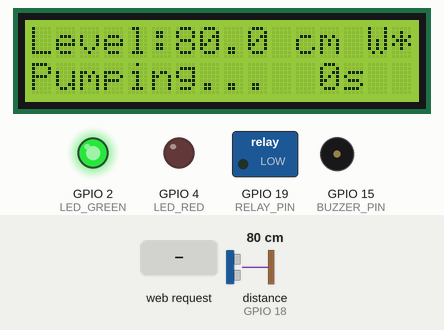
Recording of a sketch running on a simulated ESP32. Shown: 16×2 character LCD, switched loads named in the sketch (green lamp = pin HIGH), output pins drawn as LEDs (lit = HIGH), buzzer (waves = sounding, pin HIGH). Wiring (from diagram.json): ultrasonic range finder: trigger GPIO 5; echo GPIO 18. The test bench sets the inputs (shaded band); at power-on: distance to the obstacle (sensor on GPIO 18) 80 cm. The echo pulse lasts 58.3 µs per cm; WiFi joins after 1.5 s; servers stay silent unless stated; no MQTT or app messages arrive unless stated; pins used as bus, display or sensor lines are not drawn; what the sketch prints to the serial monitor is not drawn.

Above: at 5.66 s.
6.1 s: distance to the obstacle (sensor on GPIO 18) set to 6 cm
At 7.6 s:
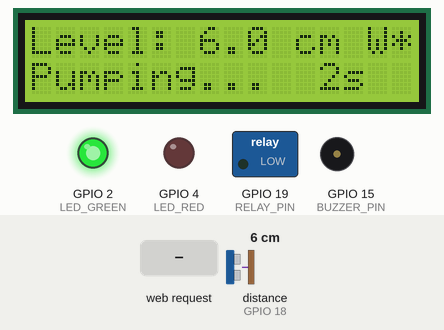
8.4 s: distance to the obstacle (sensor on GPIO 18) set to 3 cm
At 10.5 s:
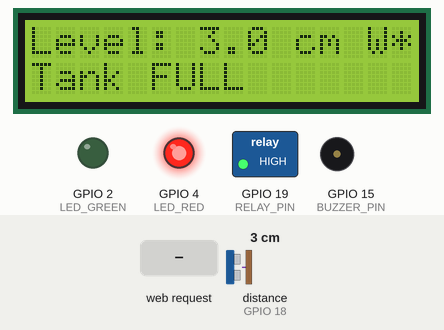
10.9 s: HTTP request GET /control?cmd=OFF received
At 12.3 s:
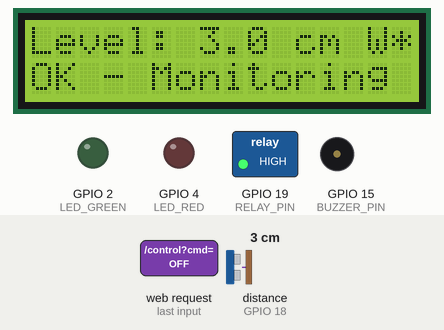
12.9 s: distance to the obstacle (sensor on GPIO 18) set to 18 cm
At 13.9 s:
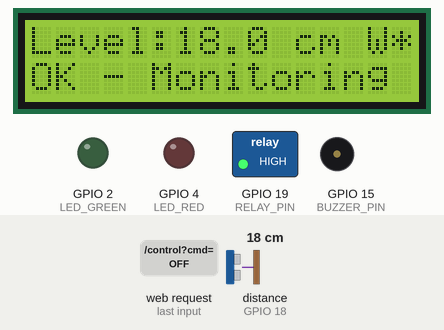
14.9 s: distance to the obstacle (sensor on GPIO 18) set to 23 cm
At 15.67 s:
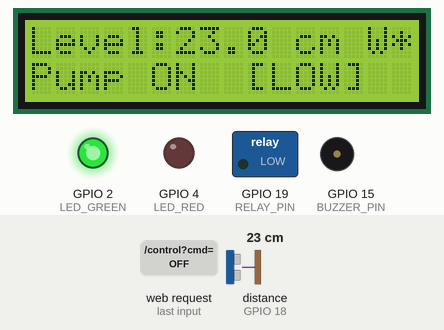
17.4 s: distance to the obstacle (sensor on GPIO 18) set to 120 cm
At 26.8 s:
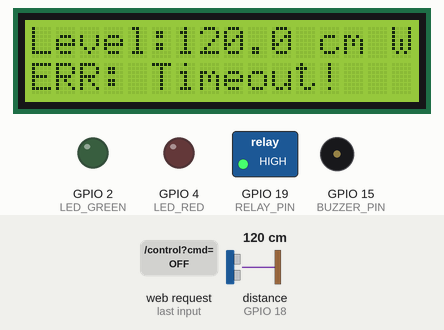
Timing chart, 0 to 32.5 s (numbered marks = the images above; inputs shaded):
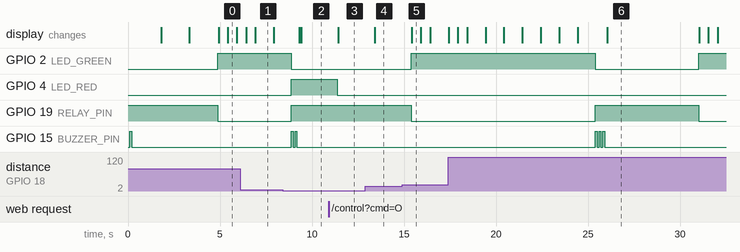

The sketch:

liquid_dosing_ESP32_IoT.ino.ino
```cpp
/*
 * ============================================================
 *  AUTOMATIC LIQUID DOSING SYSTEM — IoT Edition
 *  Author  : Valentin Caloianu
 *  Platform: ESP32
 *  Sim     : Wokwi.com
 * ============================================================
 *  HARDWARE:
 *    - Ultrasonic sensor HC-SR04  (trigger: GPIO 5, echo: GPIO 18)
 *    - Relay module               (IN: GPIO 19) → controls pump
 *    - LCD 16x2 I2C               (SDA: GPIO 21, SCL: GPIO 22)
 *    - LED green  (pump ON)       (GPIO 2)
 *    - LED red    (tank FULL)     (GPIO 4)
 *    - Buzzer     (alert)         (GPIO 15)
 *
 *  IoT FEATURES:
 *    - WiFi connection (WPA2)
 *    - MQTT publish: sensor data every 2s
 *    - MQTT subscribe: remote pump control
 *    - Built-in web dashboard (HTTP on port 80)
 *    - OTA ready (base structure)
 *
 *  MQTT TOPICS:
 *    Publish:
 *      dosing/status     → JSON: {distance, pump, state, uptime}
 *      dosing/alert      → JSON: {type, message}
 *    Subscribe:
 *      dosing/control    → "ON" / "OFF" / "RESET"
 * ============================================================
 */

#include <Wire.h>
#include <LiquidCrystal_I2C.h>
#include <WiFi.h>
#include <PubSubClient.h>
#include <WebServer.h>
#include <ArduinoJson.h>

// ── WiFi credentials ────────────────────────────────────────
const char* WIFI_SSID     = "WokwiGuest";   // Wokwi built-in WiFi
const char* WIFI_PASSWORD = "";             // no password in Wokwi

// ── MQTT broker (public test broker) ────────────────────────
const char* MQTT_SERVER   = "broker.hivemq.com";
const int   MQTT_PORT     = 1883;
const char* MQTT_CLIENT   = "DosingSystem_VC_001";
const char* TOPIC_STATUS  = "dosing/status";
const char* TOPIC_ALERT   = "dosing/alert";
const char* TOPIC_CONTROL = "dosing/control";

// ── Pin definitions ─────────────────────────────────────────
#define TRIG_PIN       5
#define ECHO_PIN       18
#define RELAY_PIN      19
#define LED_GREEN      2
#define LED_RED        4
#define BUZZER_PIN     15

// ── Tank thresholds (cm from sensor to water surface) ───────
#define LEVEL_FULL     5
#define LEVEL_LOW      20
#define MAX_PUMP_TIME  10000UL  // 10s safety timeout

// ── Intervals ───────────────────────────────────────────────
#define MEASURE_INTERVAL  500UL
#define MQTT_INTERVAL     2000UL

// ── Objects ─────────────────────────────────────────────────
LiquidCrystal_I2C lcd(0x27, 16, 2);
WiFiClient        wifiClient;
PubSubClient      mqtt(wifiClient);
WebServer         server(80);

// ── State machine ───────────────────────────────────────────
enum State { IDLE, PUMPING, FULL, ERROR_TIMEOUT };
State currentState = IDLE;

// ── Globals ─────────────────────────────────────────────────
unsigned long pumpStartTime  = 0;
unsigned long lastMeasure    = 0;
unsigned long lastMqttPublish= 0;
unsigned long errorResetTime = 0;
float         lastDistance   = 0;
bool          manualOverride = false;
String        stateNames[]   = {"IDLE","PUMPING","FULL","ERROR"};

// ════════════════════════════════════════════════════════════
//  HARDWARE HELPERS
// ════════════════════════════════════════════════════════════
float measureDistance() {
  digitalWrite(TRIG_PIN, LOW);  delayMicroseconds(2);
  digitalWrite(TRIG_PIN, HIGH); delayMicroseconds(10);
  digitalWrite(TRIG_PIN, LOW);
  long dur = pulseIn(ECHO_PIN, HIGH, 30000);
  return (dur == 0) ? -1 : (dur * 0.0343f) / 2.0f;
}

void setPump(bool on) {
  digitalWrite(RELAY_PIN, on ? LOW : HIGH);
  digitalWrite(LED_GREEN, on ? HIGH : LOW);
}

void alertBuzzer(int beeps) {
  for (int i = 0; i < beeps; i++) {
    digitalWrite(BUZZER_PIN, HIGH); delay(100);
    digitalWrite(BUZZER_PIN, LOW);  delay(100);
  }
}

void updateLCD(float dist, const char* line2) {
  lcd.clear();
  lcd.setCursor(0, 0);
  if (dist < 0) lcd.print("Sensor ERROR    ");
  else {
    char buf[17];
    snprintf(buf, sizeof(buf), "Level:%4.1f cm W%c",
             dist, WiFi.isConnected() ? '*' : ' ');
    lcd.print(buf);
  }
  lcd.setCursor(0, 1);
  char padded[17];
  snprintf(padded, sizeof(padded), "%-16s", line2);
  lcd.print(padded);
}

// ════════════════════════════════════════════════════════════
//  WIFI
// ════════════════════════════════════════════════════════════
void connectWiFi() {
  Serial.print("Connecting to WiFi");
  lcd.clear();
  lcd.setCursor(0,0); lcd.print("WiFi connecting ");
  WiFi.begin(WIFI_SSID, WIFI_PASSWORD);
  int attempts = 0;
  while (WiFi.status() != WL_CONNECTED && attempts < 20) {
    delay(500); Serial.print("."); attempts++;
  }
  if (WiFi.isConnected()) {
    Serial.println("\nWiFi OK: " + WiFi.localIP().toString());
    lcd.setCursor(0,1);
    lcd.print(WiFi.localIP().toString());
    delay(1500);
  } else {
    Serial.println("\nWiFi FAILED — running offline");
    lcd.setCursor(0,1); lcd.print("Offline mode    ");
    delay(1000);
  }
}

// ════════════════════════════════════════════════════════════
//  MQTT
// ════════════════════════════════════════════════════════════
void mqttCallback(char* topic, byte* payload, unsigned int length) {
  String msg;
  for (unsigned int i = 0; i < length; i++) msg += (char)payload[i];
  msg.trim();
  Serial.println("MQTT recv [" + String(topic) + "]: " + msg);

  if (msg == "ON") {
    manualOverride = true;
    setPump(true);
    pumpStartTime = millis();
    currentState = PUMPING;
    Serial.println(">> Remote: Pump ON");
  } else if (msg == "OFF") {
    manualOverride = false;
    setPump(false);
    currentState = IDLE;
    Serial.println(">> Remote: Pump OFF");
  } else if (msg == "RESET") {
    manualOverride = false;
    setPump(false);
    currentState = IDLE;
    digitalWrite(LED_RED, LOW);
    Serial.println(">> Remote: RESET");
  }
}

void connectMQTT() {
  if (!WiFi.isConnected()) return;
  mqtt.setServer(MQTT_SERVER, MQTT_PORT);
  mqtt.setCallback(mqttCallback);
  Serial.print("Connecting to MQTT");
  int attempts = 0;
  while (!mqtt.connected() && attempts < 5) {
    Serial.print(".");
    if (mqtt.connect(MQTT_CLIENT)) {
      Serial.println(" OK");
      mqtt.subscribe(TOPIC_CONTROL);
      publishAlert("ONLINE", "Dosing system started");
    } else {
      delay(1000); attempts++;
    }
  }
  if (!mqtt.connected()) Serial.println(" MQTT FAILED");
}

void publishStatus(float dist) {
  if (!mqtt.connected()) return;
  StaticJsonDocument<200> doc;
  doc["distance"]  = (dist < 0) ? -1 : (int)dist;
  doc["pump"]      = (currentState == PUMPING);
  doc["state"]     = stateNames[(int)currentState];
  doc["uptime_s"]  = millis() / 1000;
  doc["ip"]        = WiFi.localIP().toString();
  char buf[200];
  serializeJson(doc, buf);
  mqtt.publish(TOPIC_STATUS, buf);
}

void publishAlert(const char* type, const char* message) {
  if (!mqtt.connected()) return;
  StaticJsonDocument<128> doc;
  doc["type"]    = type;
  doc["message"] = message;
  char buf[128];
  serializeJson(doc, buf);
  mqtt.publish(TOPIC_ALERT, buf);
}

// ════════════════════════════════════════════════════════════
//  WEB DASHBOARD (served from ESP32)
// ════════════════════════════════════════════════════════════
void handleRoot() {
  String html = R"rawhtml(
<!DOCTYPE html><html>
<head>
<meta charset='UTF-8'>
<meta name='viewport' content='width=device-width,initial-scale=1'>
<meta http-equiv='refresh' content='2'>
<title>Dosing System</title>
<style>
  body{font-family:sans-serif;background:#0d1117;color:#e6edf3;margin:0;padding:20px}
  h1{color:#58a6ff;font-size:22px}
  .card{background:#161b22;border:1px solid #30363d;border-radius:8px;padding:16px;margin:10px 0}
  .val{font-size:28px;font-weight:700;color:#3fb950}
  .val.warn{color:#f85149}
  .val.pump{color:#d29922}
  label{font-size:12px;color:#8b949e;display:block;margin-bottom:4px}
  .grid{display:grid;grid-template-columns:1fr 1fr;gap:10px}
  button{background:#238636;color:#fff;border:none;border-radius:6px;
         padding:10px 20px;cursor:pointer;font-size:14px;margin:4px}
  button.off{background:#da3633}
  .state{display:inline-block;padding:4px 12px;border-radius:20px;font-size:13px;font-weight:600}
  .IDLE{background:#1f3d2b;color:#3fb950}
  .PUMPING{background:#3d2b1f;color:#d29922}
  .FULL{background:#1f2d3d;color:#58a6ff}
  .ERROR{background:#3d1f1f;color:#f85149}
</style>
</head>
<body>
<h1>💧 Dosing System Dashboard</h1>
<div class='card'>
  <div class='grid'>
    <div><label>Water Level</label>
      <div class='val )rawhtml";

  html += (lastDistance > LEVEL_LOW) ? "warn" : "";
  html += "'>";
  html += (lastDistance < 0) ? "ERR" : String((int)lastDistance) + " cm";
  html += R"rawhtml(</div></div>
    <div><label>State</label>
      <div class='state )rawhtml";
  html += stateNames[(int)currentState];
  html += "'>";
  html += stateNames[(int)currentState];
  html += R"rawhtml(</div></div>
    <div><label>Pump</label>
      <div class='val pump'>)rawhtml";
  html += (currentState == PUMPING) ? "ON 🟢" : "OFF ⚫";
  html += R"rawhtml(</div></div>
    <div><label>Uptime</label>
      <div class='val'>)rawhtml";
  html += String(millis() / 1000) + "s";
  html += R"rawhtml(</div></div>
  </div>
</div>
<div class='card'>
  <label>Remote Control</label><br>
  <form action='/control'>
    <button name='cmd' value='ON'>▶ Pump ON</button>
    <button class='off' name='cmd' value='OFF'>⏹ Pump OFF</button>
    <button name='cmd' value='RESET'>🔄 Reset</button>
  </form>
</div>
<div class='card'>
  <label>MQTT Topics</label>
  <p style='font-size:13px;color:#8b949e'>
    📤 Publish: <code>dosing/status</code> · <code>dosing/alert</code><br>
    📥 Subscribe: <code>dosing/control</code> (ON / OFF / RESET)<br>
    🌐 Broker: broker.hivemq.com:1883
  </p>
</div>
<p style='font-size:11px;color:#484f58'>Auto-refresh every 2s · Valentin Caloianu</p>
</body></html>
)rawhtml";

  server.send(200, "text/html", html);
}

void handleControl() {
  if (server.hasArg("cmd")) {
    String cmd = server.arg("cmd");
    // Reuse MQTT callback logic
    byte payload[10];
    cmd.getBytes(payload, cmd.length()+1);
    mqttCallback((char*)TOPIC_CONTROL, payload, cmd.length());
  }
  server.sendHeader("Location", "/");
  server.send(302, "text/plain", "");
}

void handleStatus() {
  StaticJsonDocument<200> doc;
  doc["distance"] = (int)lastDistance;
  doc["pump"]     = (currentState == PUMPING);
  doc["state"]    = stateNames[(int)currentState];
  doc["uptime_s"] = millis() / 1000;
  String out;
  serializeJson(doc, out);
  server.send(200, "application/json", out);
}

// ════════════════════════════════════════════════════════════
//  SETUP
// ════════════════════════════════════════════════════════════
void setup() {
  Serial.begin(115200);

  pinMode(TRIG_PIN,   OUTPUT);
  pinMode(ECHO_PIN,   INPUT);
  pinMode(RELAY_PIN,  OUTPUT);
  pinMode(LED_GREEN,  OUTPUT);
  pinMode(LED_RED,    OUTPUT);
  pinMode(BUZZER_PIN, OUTPUT);
  setPump(false);

  lcd.init();
  lcd.backlight();
  lcd.setCursor(0,0); lcd.print(" IoT Dosing Sys ");
  lcd.setCursor(0,1); lcd.print("  by V.Caloianu ");
  alertBuzzer(1);
  delay(1500);

  connectWiFi();
  connectMQTT();

  server.on("/",        handleRoot);
  server.on("/control", handleControl);
  server.on("/status",  handleStatus);
  server.begin();

  Serial.println("=== IoT Dosing System READY ===");
  if (WiFi.isConnected())
    Serial.println("Dashboard: http://" + WiFi.localIP().toString());
}

// ════════════════════════════════════════════════════════════
//  LOOP
// ════════════════════════════════════════════════════════════
void loop() {
  // Keep connections alive
  if (WiFi.isConnected() && !mqtt.connected()) connectMQTT();
  if (mqtt.connected()) mqtt.loop();
  server.handleClient();

  unsigned long now = millis();

  // ── Measure sensor ───────────────────────────────────────
  if (now - lastMeasure >= MEASURE_INTERVAL) {
    lastMeasure  = now;
    lastDistance = measureDistance();

    Serial.printf("[%lus] dist=%.1f cm | state=%s | pump=%s\n",
      now/1000, lastDistance,
      stateNames[(int)currentState].c_str(),
      (currentState == PUMPING) ? "ON" : "OFF");

    // ── State machine ─────────────────────────────────────
    switch (currentState) {

      case IDLE:
        setPump(false);
        digitalWrite(LED_RED, LOW);
        if (lastDistance < 0) {
          updateLCD(lastDistance, "Sensor Error!   ");
        } else if (lastDistance > LEVEL_LOW) {
          currentState  = PUMPING;
          pumpStartTime = now;
          setPump(true);
          updateLCD(lastDistance, "Pump ON  [LOW]  ");
          publishAlert("PUMP_START", "Tank low, pump started");
          Serial.println(">> PUMPING");
        } else {
          updateLCD(lastDistance, "OK - Monitoring ");
        }
        break;

      case PUMPING:
        if (!manualOverride && now - pumpStartTime >= MAX_PUMP_TIME) {
          setPump(false);
          currentState   = ERROR_TIMEOUT;
          errorResetTime = now;
          alertBuzzer(3);
          publishAlert("TIMEOUT", "Pump timeout - check tank");
          Serial.println(">> ERROR_TIMEOUT");
          break;
        }
        if (lastDistance >= 0 && lastDistance < LEVEL_FULL) {
          setPump(false);
          currentState = FULL;
          manualOverride = false;
          digitalWrite(LED_RED, HIGH);
          alertBuzzer(2);
          updateLCD(lastDistance, "FULL! Pump OFF  ");
          publishAlert("TANK_FULL", "Tank full, pump stopped");
          Serial.println(">> FULL");
        } else {
          int elapsed = (now - pumpStartTime) / 1000;
          char s[17];
          snprintf(s, sizeof(s), "Pumping...%3ds  ", elapsed);
          updateLCD(lastDistance, s);
        }
        break;

      case FULL:
        digitalWrite(LED_RED, HIGH);
        updateLCD(lastDistance, "Tank FULL       ");
        if (lastDistance > LEVEL_LOW) {
          currentState = IDLE;
          digitalWrite(LED_RED, LOW);
          Serial.println(">> IDLE");
        }
        break;

      case ERROR_TIMEOUT:
        setPump(false);
        updateLCD(lastDistance, "ERR: Timeout!   ");
        if (now - errorResetTime > 5000) {
          currentState = IDLE;
          Serial.println(">> IDLE (retry)");
        }
        break;
    }
  }

  // ── MQTT publish status ──────────────────────────────────
  if (now - lastMqttPublish >= MQTT_INTERVAL) {
    lastMqttPublish = now;
    publishStatus(lastDistance);
  }
}
```

Measured:
- the behaviour switches between 5 and 4 cm on distance to the obstacle (sensor on GPIO 18) (found by bisection; images 1 and 2)
- the behaviour switches between 20 and 21 cm on distance to the obstacle (sensor on GPIO 18) (found by bisection; images 4 and 5)
- after the input at 8.4 s, GPIO 2 (LED_GREEN): HIGH → LOW after 0.48 s; GPIO 4 (LED_RED), GPIO 19 (RELAY_PIN): LOW → HIGH after 0.48 s; GPIO 15 (BUZZER_PIN): alternates HIGH for 0.10 s and LOW for 0.10 s, 4 changes in all, then stays LOW, starting after 0.48 s; the display: first changes after 0.91 s (image 2 shows a later state)
- after the input at 10.9 s, GPIO 4 (LED_RED): HIGH → LOW after 0.48 s; the display: changes after 0.52 s (image 3)
- after the input at 12.9 s, the display: changes after 0.52 s (image 4)
- after the input at 14.9 s, GPIO 2 (LED_GREEN): LOW → HIGH after 0.49 s; GPIO 19 (RELAY_PIN): HIGH → LOW after 0.49 s; the display: changes after 0.52 s (image 5)
- after the input at 17.4 s, the display: first differs from a run without the input after 0.53 s (image 6 shows a later state)
